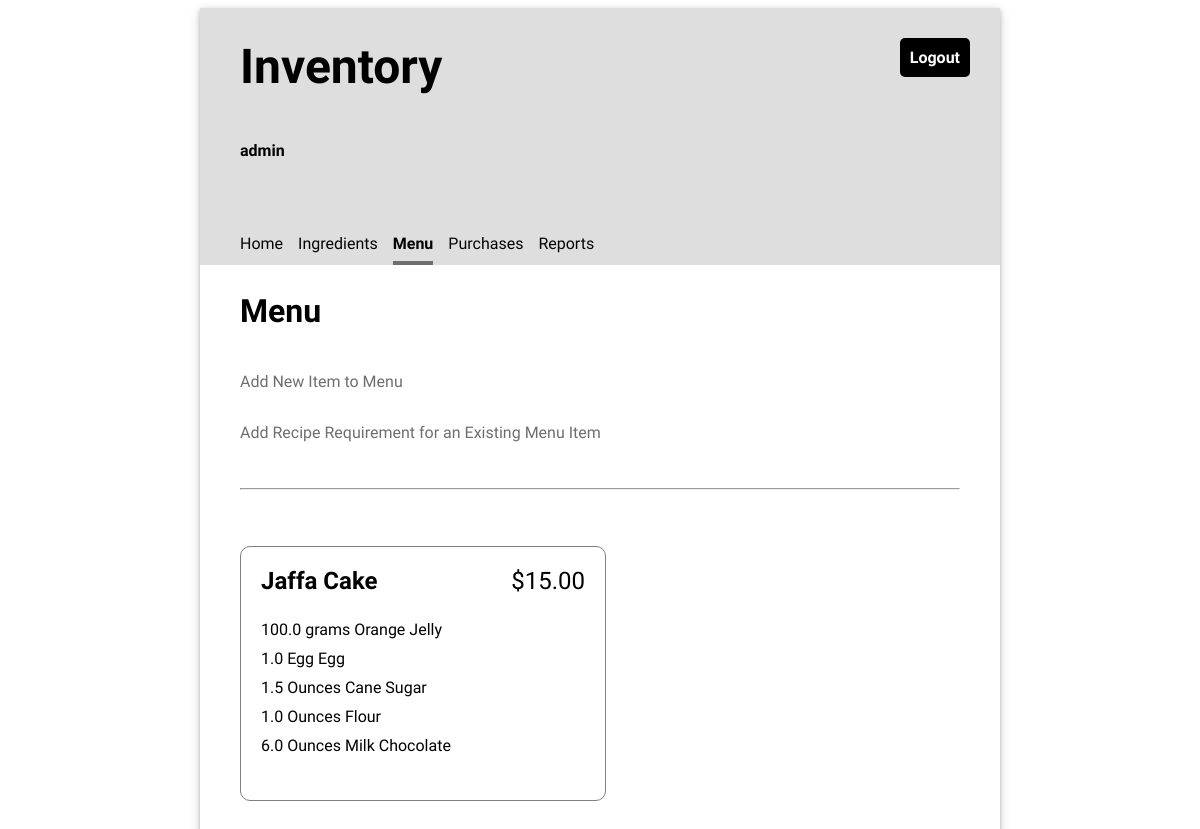
/menu/ (signed in), run on an earlier commit of the app's database.
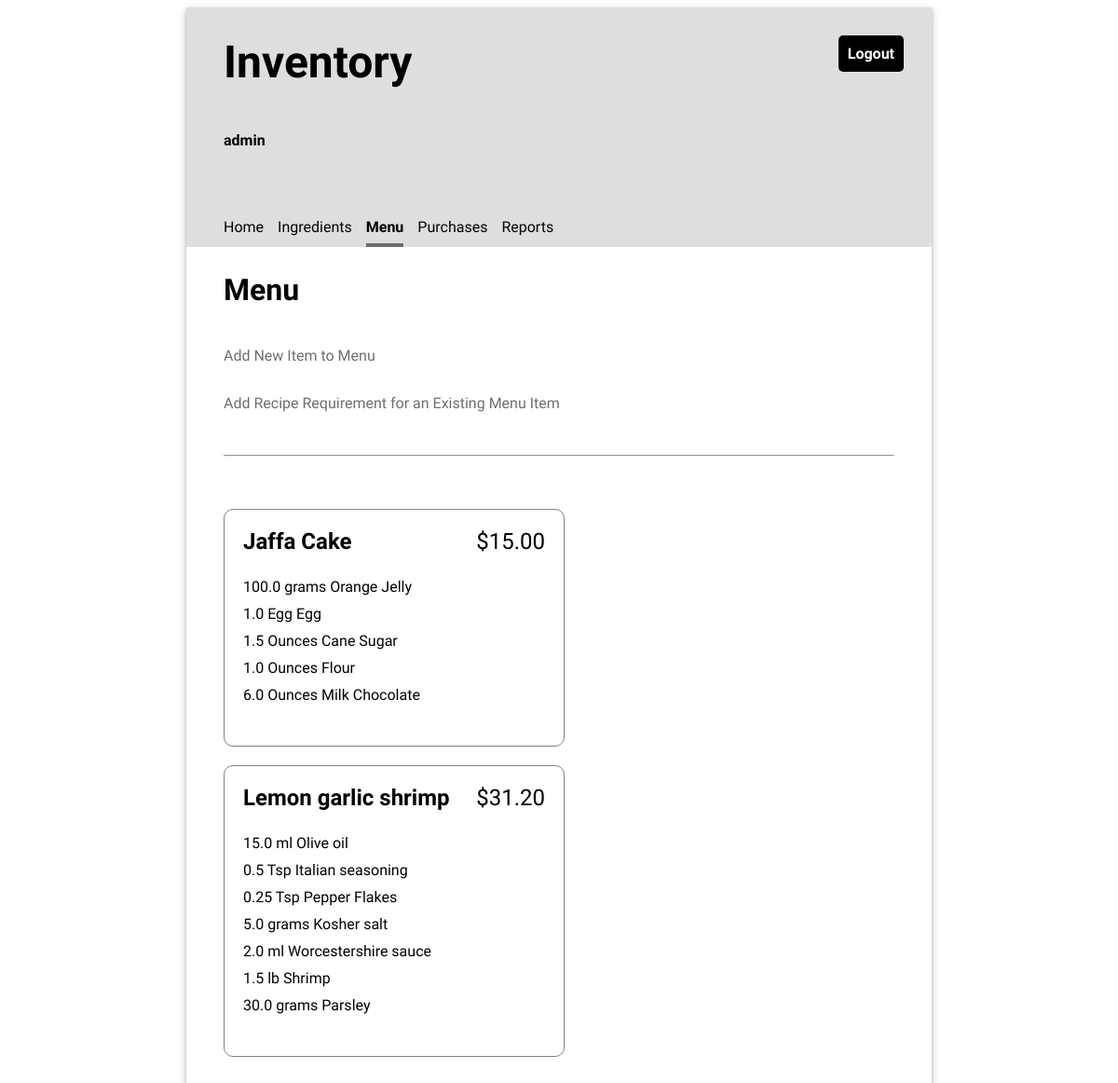
And on a later commit of the database.
### inventory/models.py (models this page shows, shortened)
class MenuItem(models.Model):
    title= models.CharField(max_length=100, unique=True)
    price= models.FloatField(default=0)

class RecipeRequirement(models.Model):
    menu_item = models.ForeignKey(MenuItem, on_delete= models.CASCADE)
    ingredient = models.ForeignKey(Ingredient, on_delete= models.CASCADE)
    quantity = models.FloatField(default=0)

class Ingredient(models.Model):
    name = models.CharField(max_length=100, unique=True)
    quantity= models.FloatField(default=0)
    unit= models.CharField(max_length=100)
    price_per_unit= models.FloatField(default=0)

### inventory/views.py (the view)
# urls.py: path('menu/', views.MenuView.as_view(), name="menu"),
class MenuView(LoginRequiredMixin, ListView):
    template_name = "inventory/menu_list.html"
    model = MenuItem

### inventory/templates/inventory/menu_list.html (shortened to what this page needs)
{% extends 'base.html' %}
{% load static %}
{% block content %}
    <h2>Menu</h2>
    <p><a href="{% url 'add_menu_item' %}">Add New Item to Menu</a></p>
    <p><a href="{% url 'add_recipe_requirement' %}">Add Recipe Requirement for an Existing Menu Item</a></p>
    <hr/>
    <ul class="menu-items">
    {% for menu_item in object_list %}
        <li>
            <div class="menu-item-header">
                <div class="menu-item-title">{{ menu_item.title }}</div>
                <div class="menu-item-price">${{ menu_item.price|stringformat:".2f" }}</div>
            </div>
            <ul class="menu-item-ingredients">
                {% for recipe_requirement in menu_item.reciperequirement_set.all %}
                <li>{{ recipe_requirement.quantity }} {{recipe_requirement.ingredient.unit }} {{ recipe_requirement.ingredient.name }}</li>
                {% endfor %}
            </ul>
        </li>
    {% endfor %}
    </ul>
{% endblock %}

What changed in the data, as far as the page shows it:
added MenuItem: title "Lemon garlic shrimp", price "31.20"
added RecipeRequirement: quantity "15.0", ingredient.unit "ml", ingredient.name "Olive oil", shown under "Lemon garlic shrimp"
added RecipeRequirement: quantity "0.5", ingredient.unit "Tsp", ingredient.name "Italian seasoning", shown under "Lemon garlic shrimp"
added RecipeRequirement: quantity "0.25", ingredient.unit "Tsp", ingredient.name "Pepper Flakes", shown under "Lemon garlic shrimp"
added RecipeRequirement: quantity "5.0", ingredient.unit "grams", ingredient.name "Kosher salt", shown under "Lemon garlic shrimp"
added RecipeRequirement: quantity "2.0", ingredient.unit "ml", ingredient.name "Worcestershire sauce", shown under "Lemon garlic shrimp"
added RecipeRequirement: quantity "1.5", ingredient.unit "lb", ingredient.name "Shrimp", shown under "Lemon garlic shrimp"
added RecipeRequirement: quantity "30.0", ingredient.unit "grams", ingredient.name "Parsley", shown under "Lemon garlic shrimp"
